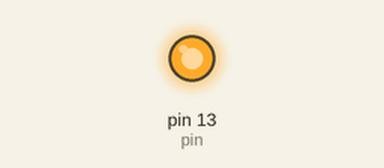
The sketch below on a simulated Arduino Uno, built with avr-gcc and run on an emulated ATmega328P. Parts: output pins drawn as LEDs (lit = HIGH).

Above: at 1.5 s.
At 7.8 s:
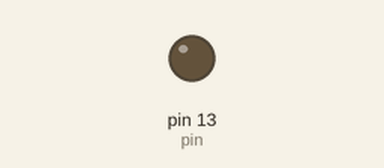
Timing chart, 0 to 11.6 s (numbered marks = the images above):
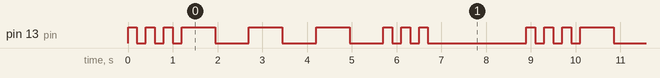

Measured:
- by itself, pin 13 (pin): repeats every 8.9 s: 2 × (LOW 0.20 s, HIGH 0.20 s), LOW 0.20 s, 3 × (HIGH 0.75 s, LOW 0.75 s), 2 × (HIGH 0.20 s, LOW 0.20 s), HIGH 0.20 s, LOW 2.2 s, HIGH 0.20 s
- by itself, everything shown: repeats every 8.9 s, in 18 steps

The sketch:

sos_morse_code1.ino
```cpp
int pin=13;
int dot=200;
int dah=750;

void setup()
{
pinMode(pin,OUTPUT);
}

void loop()
{
//S
digitalWrite(pin,HIGH);
delay(dot);
digitalWrite(pin,LOW);
delay(dot);
digitalWrite(pin,HIGH);
delay(dot);
digitalWrite(pin,LOW);
delay(dot);
digitalWrite(pin,HIGH);
delay(dot);
digitalWrite(pin,LOW);
delay(dot);
//O
digitalWrite(pin,HIGH);
delay(dah);
digitalWrite(pin,LOW);
delay(dah);
digitalWrite(pin,HIGH);
delay(dah);
digitalWrite(pin,LOW);
delay(dah);
digitalWrite(pin,HIGH);
delay(dah);
digitalWrite(pin,LOW);
delay(dah);
//S
digitalWrite(pin,HIGH);
delay(dot);
digitalWrite(pin,LOW);
delay(dot);
digitalWrite(pin,HIGH);
delay(dot);
digitalWrite(pin,LOW);
delay(dot);
digitalWrite(pin,HIGH);
delay(dot);
digitalWrite(pin,LOW);
delay(dot);
//end pause before new message
delay(2000);
  }
```
